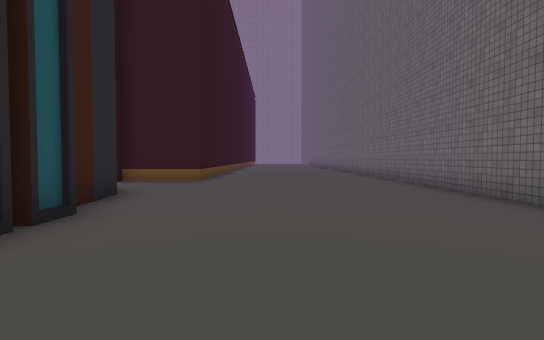
[1] (above)

24 first-person views from a walk through a Unity game level. The camera is 1.4 m above the floor, tilts 2° down and sees 80° across. The floor is counted in squares, 2 m on a side. Each view is taken from the middle of a square. On the plan, view 1 faces up. The plan holds only what a view shows up to about 10 squares ahead; the rest is blank. The place goes on beyond the plan. Some animated figures are left out. Some surface patterns are stand-ins.

[2]
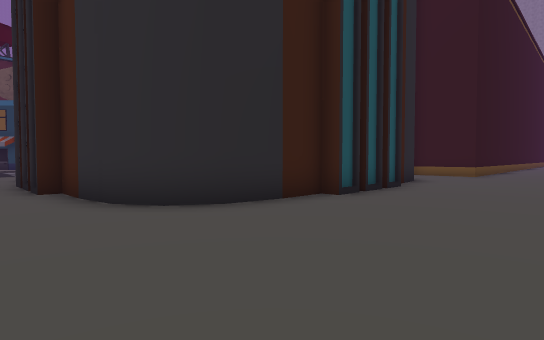

[3]
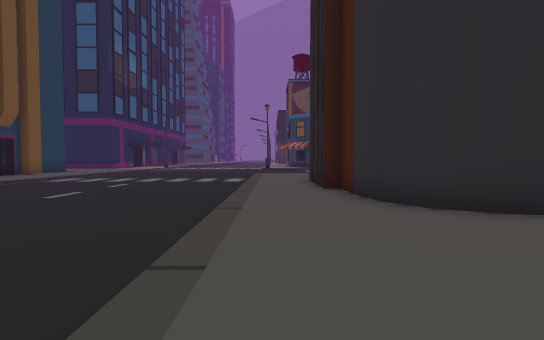

[4]
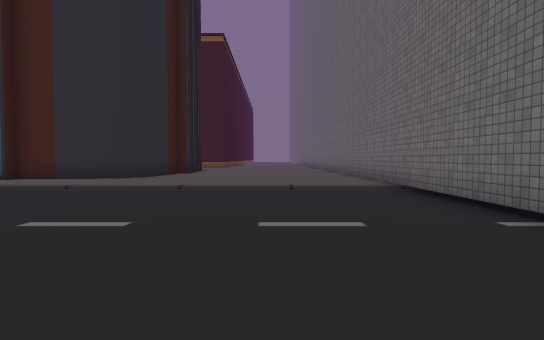

[5]
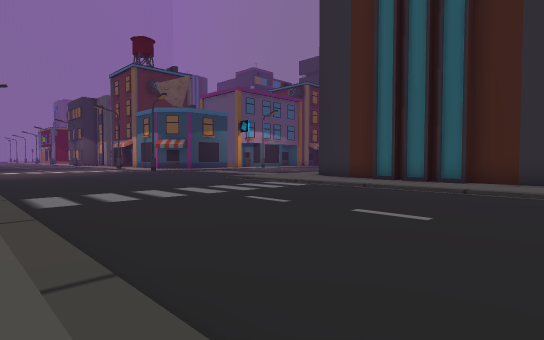

[6]
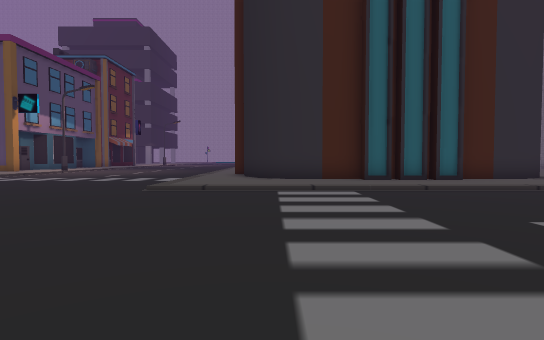

[7]
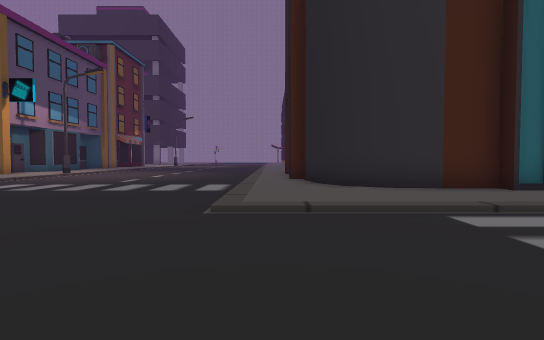

[8]
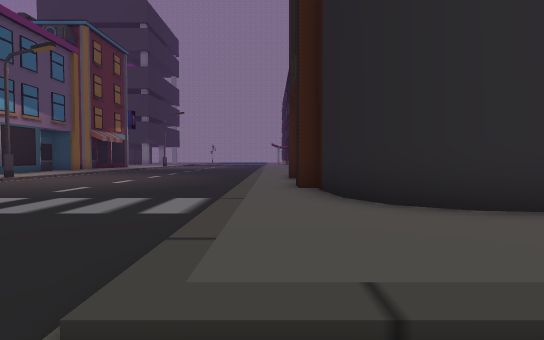

[9]
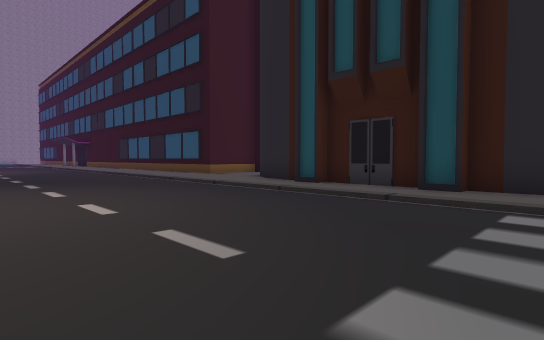

[10]
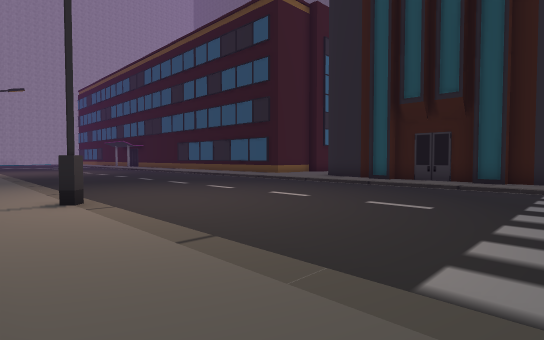

[11]
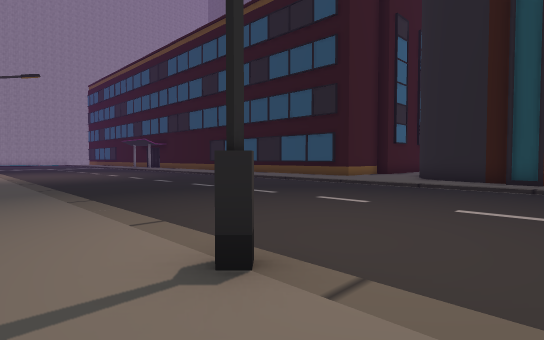

[12]
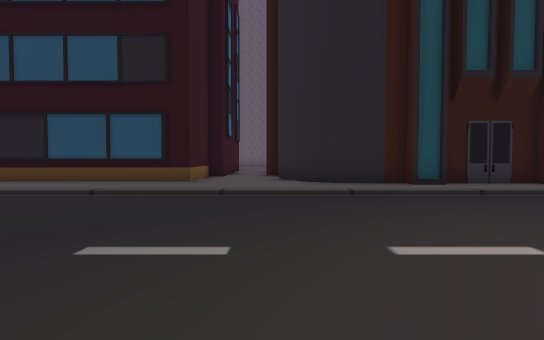

[13]
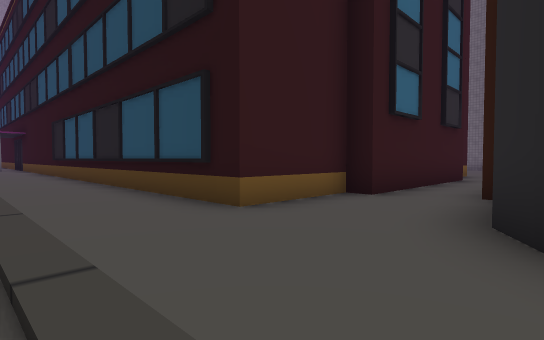

[14]
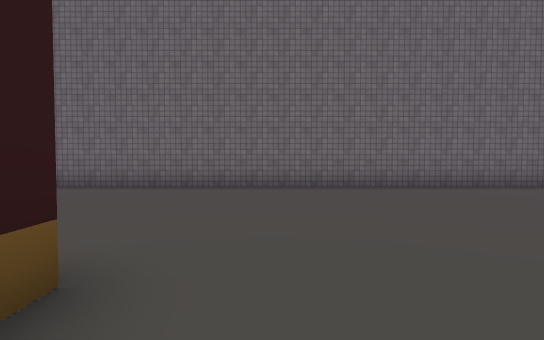

[15]
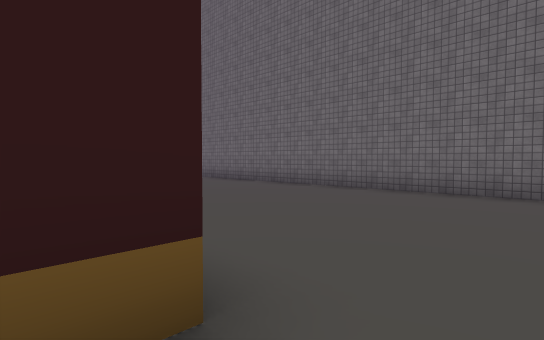

[16]
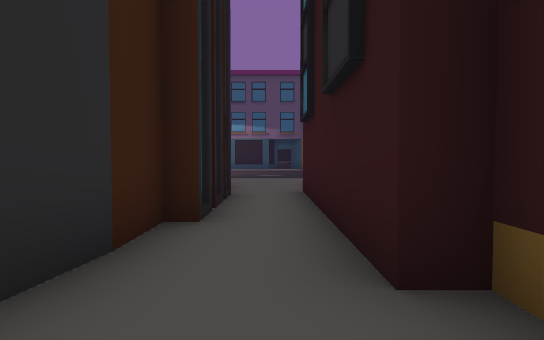

[17]
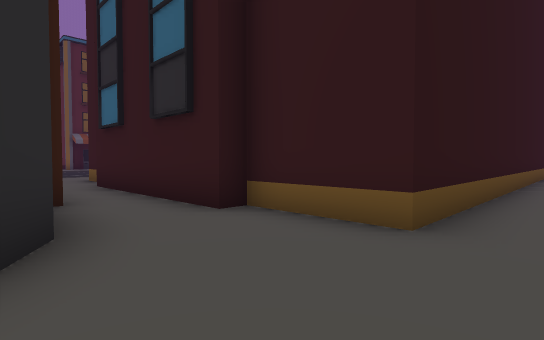

[18]
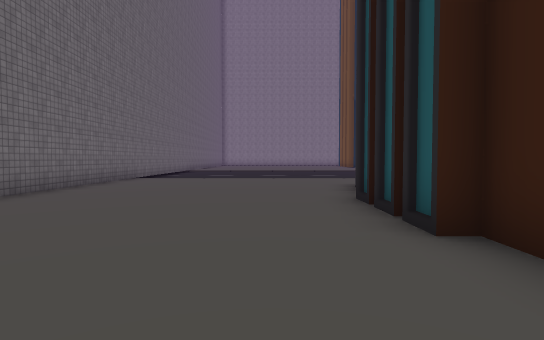

[19]
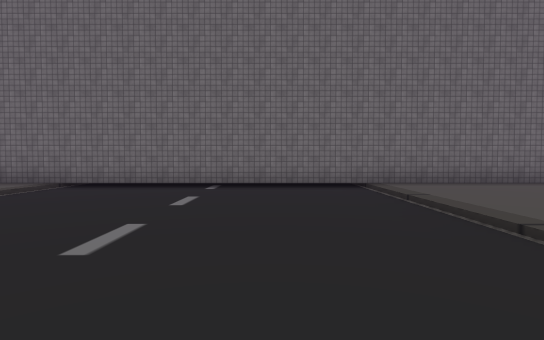

[20]
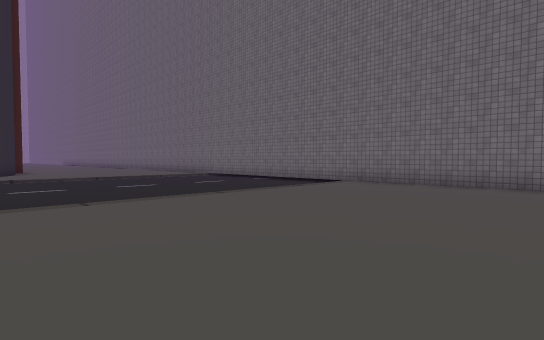

[21]
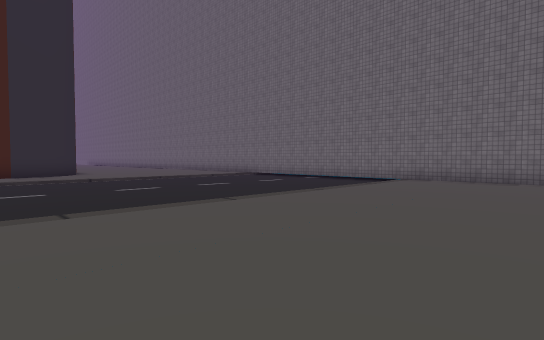

[22]
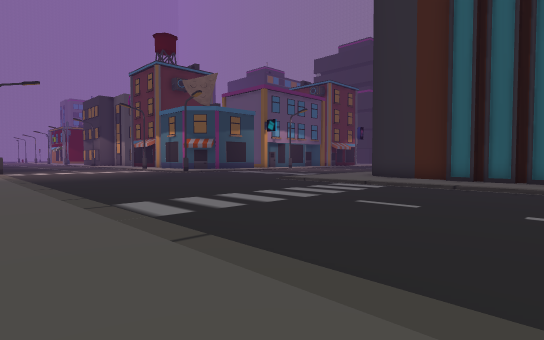

[23]
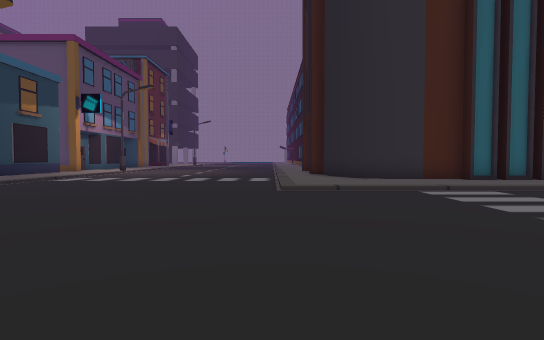

[24]
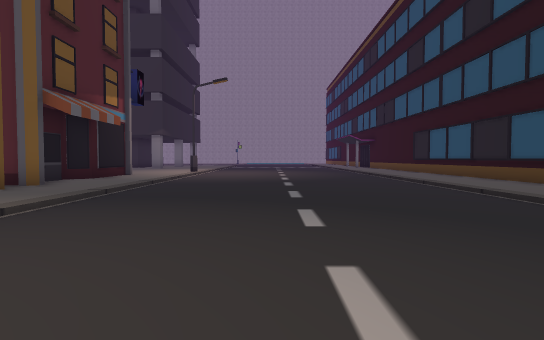

### Floor plan
Key: @ floor where view 1 was taken; # wall or solid block; . main floor; : floor 0.25 m higher than the main floor; / step, stairs or slope; O other object.
Columns run from 25 left of view 1 to 4 right of it. Each row starts with its distance up from view 1.
 15 #::......./::#        #:  :::#
 14 #::......./::#        #: ::::#
 13 #::......./::#        #::::::#
 12 :::......./::#        #::::::#
 11 #::......./::#        #::::::#
 10   :......./::##########::::::#
  9   :......./::::::::::::::::::#
  8  ::......./:::::OOO::::::::::#
  7  ::......./::O       O:::::::#
  6  ::......./:O         O::::::#
  5  :#......./:O         O::::::#
  4  ::......./:O         O::::::#
  3  ::......./:O         O::::::#
  2  ::......./:O         O::::::#
  1  ::......./:O         O::::::#
  0  ::......./:O         O::@:::#
 -1  ::......./:O         O::::::#
 -2   :......./::OOOOOOOOO:::::::#
 -3    ......./:::::///::::::::::#
 -4    ......./:::::///::::::::::#
 -5     ......///////////////////#
 -6      ........................#
 -7       .......................#
 -8       .......................#
 -9        ......................#
-10         .....................#
-11         .....................#
-12        ......................#
-13        ::::::::::::::::::::::#
-14               :::::::::::::::#
-15                   :::::::::::#
-16                   :::::::::::#
-17                   :::::::::::#
-18                     ::::::

Where each view was taken, in squares from view 1:
view 1: 0 up, 0 right, facing up
view 2: 4 down, 1 right, facing up-left
view 3: 4 down, 1 right, facing left
view 4: 12 down, 1 right, facing up
view 5: 13 down, 4 left, facing up-left
view 6: 12 down, 12 left, facing up
view 7: 9 down, 14 left, facing up
view 8: 6 down, 14 left, facing up
view 9: 1 down, 20 left, facing up-right
view 10: 1 down, 24 left, facing up-right
view 11: 3 up, 24 left, facing up-right
view 12: 8 up, 21 left, facing right
view 13: 7 up, 15 left, facing up-right
view 14: 9 up, 4 left, facing right
view 15: 9 up, 3 left, facing up-right
view 16: 9 up, 3 left, facing left
view 17: 7 up, 1 left, facing up-left
view 18: 7 up, 1 left, facing down
view 19: 10 down, 4 left, facing right
view 20: 18 down, 5 left, facing up-right
view 21: 17 down, 7 left, facing up-right
view 22: 14 down, 6 left, facing up-left
view 23: 12 down, 15 left, facing up
view 24: 5 up, 19 left, facing up
